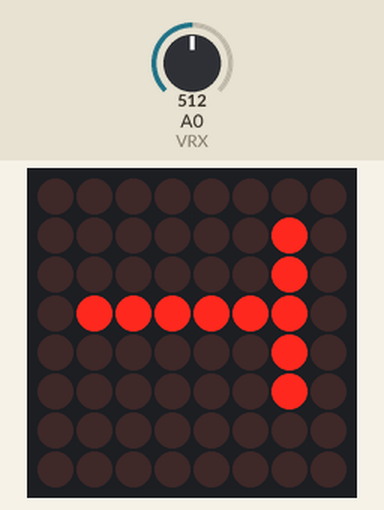
Recording of a sketch running on a simulated Arduino Uno, built with avr-gcc and run on an emulated ATmega328P. Parts: 8×8 LED matrix. The test bench sets the inputs (shaded band); at power-on: A0 (VRX) = 512. Random numbers use the default seed unless the sketch sets one.

Above: at 1.2 s.
1.3 s: A0 (VRX) set to 672
At 1.71 s:
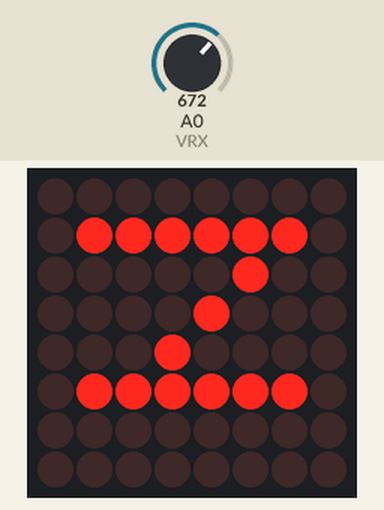
3.6 s: A0 (VRX) set to 689
At 4.48 s:
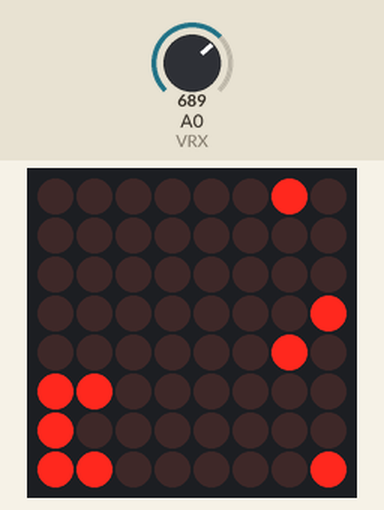
5.8 s: A0 (VRX) set to 306
At 6.01 s:
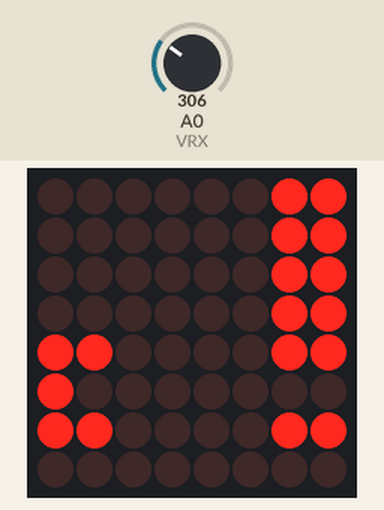
8.2 s: A0 (VRX) set to 444
10.7 s: A0 (VRX) set to 462
13.2 s: A0 (VRX) set to 716
At 17.4 s:
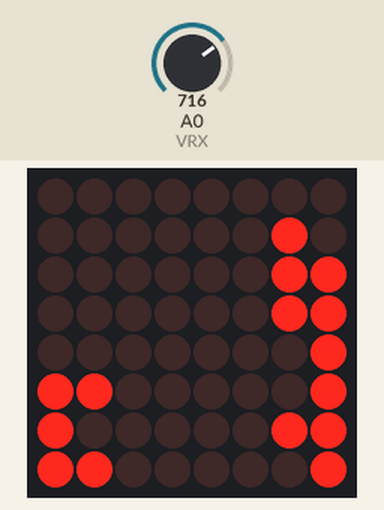

Measured:
- the behaviour switches between 679 and 680 on A0 (VRX) (found by bisection; images 1 and 2)

The sketch:

shooting.ino
```cpp
//Original game by Yurii Shevchuk - https://github.com/itdxer/ArduinoGame/tree/master
//Modified by Tech Talkies (https://www.youtube.com/@techtalkies1)

#include <LedControl.h>
#include <Arduino.h>

/* Display PINs */
#define CLK 13
#define CS 10
#define DIN 11

LedControl lc = LedControl(DIN, CLK, CS, 1);

/* Joystick PINs */
#define VRX A0
#define VRY A1

// Messages
int gameOverMessage[10][8] = {
  { 0x00, 0x3c, 0x40, 0x40, 0x48, 0x44, 0x38, 0x00 },  // G
  { 0x00, 0x38, 0x44, 0x7c, 0x44, 0x44, 0x44, 0x00 },  // A
  { 0x00, 0x44, 0x6c, 0x54, 0x44, 0x44, 0x44, 0x00 },  // M
  { 0x00, 0x7c, 0x40, 0x78, 0x40, 0x40, 0x7c, 0x00 },  // E
  { 0x00, 0x00, 0x00, 0x00, 0x00, 0x00, 0x00, 0x00 },  //  (space)
  { 0x00, 0x38, 0x44, 0x44, 0x44, 0x44, 0x38, 0x00 },  // O
  { 0x00, 0x44, 0x44, 0x44, 0x44, 0x28, 0x10, 0x00 },  // V
  { 0x00, 0x7c, 0x40, 0x78, 0x40, 0x40, 0x7c, 0x00 },  // E
  { 0x00, 0x30, 0x48, 0x48, 0x70, 0x48, 0x44, 0x00 },  // R
  { 0x00, 0x00, 0x00, 0x00, 0x00, 0x00, 0x00, 0x00 },  //  (space)
};

int startNewGameMessage[15][8] = {
  { 0x00, 0x3c, 0x40, 0x38, 0x04, 0x44, 0x38, 0x00 },  // S
  { 0x00, 0x7c, 0x10, 0x10, 0x10, 0x10, 0x10, 0x00 },  // T
  { 0x00, 0x38, 0x44, 0x7c, 0x44, 0x44, 0x44, 0x00 },  // A
  { 0x00, 0x30, 0x48, 0x48, 0x70, 0x48, 0x44, 0x00 },  // R
  { 0x00, 0x7c, 0x10, 0x10, 0x10, 0x10, 0x10, 0x00 },  // T
  { 0x00, 0x00, 0x00, 0x00, 0x00, 0x00, 0x00, 0x00 },  //  (space)
  { 0x00, 0x44, 0x64, 0x54, 0x4c, 0x44, 0x44, 0x00 },  // N
  { 0x00, 0x7c, 0x40, 0x78, 0x40, 0x40, 0x7c, 0x00 },  // E
  { 0x00, 0x00, 0x44, 0x54, 0x54, 0x54, 0x38, 0x00 },  // W
  { 0x00, 0x00, 0x00, 0x00, 0x00, 0x00, 0x00, 0x00 },  //  (space)
  { 0x00, 0x3c, 0x40, 0x40, 0x48, 0x44, 0x38, 0x00 },  // G
  { 0x00, 0x38, 0x44, 0x7c, 0x44, 0x44, 0x44, 0x00 },  // A
  { 0x00, 0x44, 0x6c, 0x54, 0x44, 0x44, 0x44, 0x00 },  // M
  { 0x00, 0x7c, 0x40, 0x78, 0x40, 0x40, 0x7c, 0x00 },  // E
  { 0x00, 0x00, 0x00, 0x00, 0x00, 0x00, 0x00, 0x00 },  //  (space)
};

// Grid
byte EMPTY_GRID[8] = {
  B00000000,
  B00000000,
  B00000000,
  B00000000,
  B00000000,
  B00000000,
  B00000000,
  B00000000,
};

// Rockets
const int MAX_NUMBER_OF_ROCKETS = 20;
const int ALL_ROCKETS_HAVE_BEEN_USED = -1;
bool GAME_OVER = true;

struct Rocket {
  int coordX;
  int coordY;
  long unsigned updateTime;

  bool doesHitTarget(int, int);
};

Rocket ROCKET_NONE = { 0, 0, 0 };
Rocket activeRockets[MAX_NUMBER_OF_ROCKETS] = {};

int findRocketID() {
  for (int i = 0; i < MAX_NUMBER_OF_ROCKETS; i++) {
    if (isRocketNone(activeRockets[i])) {
      return i;
    }
  }

  return ALL_ROCKETS_HAVE_BEEN_USED;
}

bool isRocketNone(Rocket rocket) {
  return (
    rocket.coordX == ROCKET_NONE.coordX && rocket.coordY == ROCKET_NONE.coordY && rocket.updateTime == ROCKET_NONE.updateTime);
}

void deleteRocket(int rocketID) {
  activeRockets[rocketID] = ROCKET_NONE;
}

bool Rocket::doesHitTarget(int targetCoordX, int targetCoordY) {
  return (
    coordX == targetCoordX && coordY == targetCoordY);
}

// Spaceship
class Spaceship {
public:
  int coordX;
  int movementSpeed;
  int gunReloadingSpeed;

  int score = 0;

  bool canMoveLeft();
  bool canMoveRight();
  bool canShoot();

  bool isTouchingCoords(int, int);

  void moveLeft();
  void moveRight();
  void shootLeft();
  void shootRight();

private:
  long unsigned int lastMovementTime;
  long unsigned int lastGunReloadingTime;
};

bool Spaceship::canMoveLeft() {
  return (
    coordX > 1 && (millis() - lastMovementTime) > movementSpeed);
}

bool Spaceship::canMoveRight() {
  return (
    coordX < 6 && (millis() - lastMovementTime) > movementSpeed);
}

bool Spaceship::canShoot() {
  return (millis() - lastGunReloadingTime) > gunReloadingSpeed;
}

void Spaceship::shootLeft() {
  int rocketID = findRocketID();

  if (rocketID != ALL_ROCKETS_HAVE_BEEN_USED) {
    activeRockets[rocketID] = (Rocket){ coordX - 1, 2, millis() };
  }

  lastGunReloadingTime = millis();
}

void Spaceship::shootRight() {
  int rocketID = findRocketID();

  if (rocketID != ALL_ROCKETS_HAVE_BEEN_USED) {
    activeRockets[rocketID] = (Rocket){ coordX + 1, 2, millis() };
  }

  lastGunReloadingTime = millis();
}

bool Spaceship::isTouchingCoords(int placeCoordX, int placeCoordY) {
  bool isTouchingRightSide = (placeCoordX == coordX + 1 && (placeCoordY == 1 || placeCoordY == 2));
  bool isTouchingLeftSide = (placeCoordX == coordX - 1 && (placeCoordY == 1 || placeCoordY == 2));
  bool isTouchingFrontSide = (placeCoordX == coordX && placeCoordY == 1);

  return isTouchingRightSide || isTouchingLeftSide || isTouchingFrontSide;
}

void Spaceship::moveLeft() {
  if (coordX > 1) {
    coordX -= 1;
  }
  lastMovementTime = millis();
}

void Spaceship::moveRight() {
  if (coordX < 6) {
    coordX += 1;
  }
  lastMovementTime = millis();
}

Spaceship spaceship;

// Meteor
const int MAX_NUMBER_OF_METEORS = 64;
const int ALL_MOTEORS_HAVE_BEEN_USED = -1;

class Meteor {
public:
  int coordX;
  int coordY = 7;  // Always starts from the top part of the screen

  int movementSpeed = 2000;

  bool canMove();
  void moveForward();

private:
  long unsigned int lastMovementTime = 0;
};

bool Meteor::canMove() {
  return (millis() - lastMovementTime) > movementSpeed;
}

Meteor liveMeteors[MAX_NUMBER_OF_METEORS] = {};
bool occupiedMeteorPlace[MAX_NUMBER_OF_METEORS] = {};

void Meteor::moveForward() {
  int newCoordX = coordX + random(1);      // Move +1 forward or do not move at all
  int newCoordY = coordY + random(2) - 1;  // Move left, right or do not move at all

  bool isNewPositionOccupied = false;
  Meteor meteor;

  for (int meteorID = 0; meteorID < MAX_NUMBER_OF_METEORS; meteorID++) {
    if (occupiedMeteorPlace[meteorID]) {
      meteor = liveMeteors[meteorID];

      if (meteor.coordX == newCoordX && meteor.coordY == newCoordY) {
        isNewPositionOccupied = true;
        break;
      }
    }
  }

  if (!isNewPositionOccupied) {
    coordX = newCoordX;
    coordY = newCoordY;
    lastMovementTime = millis();
  }
}

// Other

long lastCreatedMeteorTime = millis();
int createMeteorSpeed = 1000;

void createMeteor() {
  if ((millis() - lastCreatedMeteorTime) < createMeteorSpeed) {
    return;
  }

  Meteor meteor;
  meteor.coordX = random(8);

  for (int meteorID = 0; meteorID < MAX_NUMBER_OF_METEORS; meteorID++) {
    if (!occupiedMeteorPlace[meteorID]) {
      occupiedMeteorPlace[meteorID] = true;
      liveMeteors[meteorID] = meteor;
      break;
    }
  }
}

// Game
byte currentGrid[8] = {};
byte meteorGrid[8] = {};
int gameSpeed = 500;

void drawGrid(byte* grid) {
  for (int row = 0; row < 8; row++) {
    lc.setColumn(0, row, grid[row]);
  }
}

void drawSpaceship(int coord) {
  int shift = coord - 1;
  currentGrid[1] = B10100000 >> shift;
  currentGrid[0] = B11100000 >> shift;
}

void drawRockets() {
  Rocket rocket;

  for (int rocketID = 0; rocketID < MAX_NUMBER_OF_ROCKETS; rocketID++) {
    rocket = activeRockets[rocketID];

    if (!isRocketNone(rocket)) {
      lc.setLed(0, rocket.coordX, rocket.coordY, true);

      if (rocket.coordY < 8) {
        activeRockets[rocketID].coordY += 1;
        activeRockets[rocketID].updateTime = millis();
      } else {
        deleteRocket(rocketID);
      }
    }
  }
}

void drawMeteors() {
  for (int meteorID = 0; meteorID < MAX_NUMBER_OF_METEORS; meteorID++) {
    Meteor meteor = liveMeteors[meteorID];

    if (occupiedMeteorPlace[meteorID]) {
      lc.setLed(0, meteor.coordX, meteor.coordY, true);

      if (meteor.canMove()) {
        liveMeteors[meteorID].moveForward();

        if (meteor.coordX < 0 || meteor.coordX > 7 || meteor.coordY < 0) {
          occupiedMeteorPlace[meteorID] = false;
        }
      }
    }
  }
}

bool isButtonPressed(int buttonID) {
  int buttonState = digitalRead(buttonID);
  int dx = map(analogRead(VRX), 0, 906, 2, -2);
  if (dx != 0) { dx = -dx / abs(dx); }

  return buttonState == HIGH;
}

int getDirection() {
  int dx = map(analogRead(VRX), 0, 906, 2, -2);
  if (dx != 0) { dx = -dx / abs(dx); }

  return dx;
}


void blinkScreen(int nTimes) {
  for (int i = 0; i < nTimes; i++) {
    for (int row = 0; row < 8; row++) {
      lc.setColumn(0, row, B11111111);
    }
    delay(50);

    for (int row = 0; row < 8; row++) {
      lc.setColumn(0, row, B00000000);
    }
    delay(50);
  }
}

void checkIfMeteorTouchedSpaceship() {
  for (int meteorID = 0; meteorID < MAX_NUMBER_OF_METEORS; meteorID++) {
    Meteor meteor = liveMeteors[meteorID];

    if (occupiedMeteorPlace[meteorID] && spaceship.isTouchingCoords(meteor.coordX, meteor.coordY)) {
      resetGame();

      blinkScreen(6);

      for (int i = 0; i < 10; i++) {
        for (int row = 0; row < 8; row++) {
          lc.setColumn(0, row, gameOverMessage[i][7 - row]);
        }

        delay(250);
      }
    }
  }
}

void checkIfSpaceshipHitMeteor() {
  Rocket rocket;
  Meteor meteor;

  for (int rocketID = 0; rocketID < MAX_NUMBER_OF_ROCKETS; rocketID++) {
    rocket = activeRockets[rocketID];

    if (!isRocketNone(rocket)) {
      for (int meteorID = 0; meteorID < MAX_NUMBER_OF_METEORS; meteorID++) {
        meteor = liveMeteors[meteorID];

        if (occupiedMeteorPlace[meteorID] && rocket.doesHitTarget(meteor.coordX, meteor.coordY)) {
          occupiedMeteorPlace[meteorID] = false;
        }
      }  // meteor loop end
    }
  }  // rocket loop end
}

void resetGame() {
  GAME_OVER = true;

  drawGrid(EMPTY_GRID);

  // Set up default position for the spaceship
  spaceship.coordX = 4;
  spaceship.movementSpeed = 50;       // The lower - the faster.
  spaceship.gunReloadingSpeed = 200;  // The lower - the faster.

  // Clear all meteors
  for (int meteorID = 0; meteorID < MAX_NUMBER_OF_METEORS; meteorID++) {
    occupiedMeteorPlace[meteorID] = false;
  }

  // Clear all spaceship rockets
  for (int rocketID = 0; rocketID < MAX_NUMBER_OF_ROCKETS; rocketID++) {
    deleteRocket(rocketID);
  }
}

void setup() {
  Serial.begin(9600);

  // the zero refers to the MAX7219 number, it is zero for 1 chip
  lc.shutdown(0, false);  // turn off power saving, enables display
  lc.setIntensity(0, 4);  // sets brightness (0~15 possible values)
  lc.clearDisplay(0);     // clear screen

  resetGame();
}

void loop() {
  if (!GAME_OVER) {
    if (getDirection() == -1 && spaceship.canMoveLeft()) {
      spaceship.moveLeft();
    }

    if (getDirection() == 1 && spaceship.canMoveRight()) {
      spaceship.moveRight();
    }

    if (spaceship.canShoot()) {
      spaceship.shootLeft();
      spaceship.shootRight();
    }

    if (random(10) < 3) {
      createMeteor();
    }

    memcpy(currentGrid, EMPTY_GRID, 8);

    drawSpaceship(spaceship.coordX);
    drawGrid(currentGrid);
    drawRockets();
    drawMeteors();

    checkIfMeteorTouchedSpaceship();
    checkIfSpaceshipHitMeteor();

  } else {
    for (int i = 0; i < 15; i++) {
      for (int row = 0; row < 8; row++) {
        lc.setColumn(0, row, startNewGameMessage[i][7 - row]);
      }

      if (getDirection() != 0) {
        GAME_OVER = false;

        blinkScreen(3);

        break;
      }

      delay(250);
    }
  }
}
```
